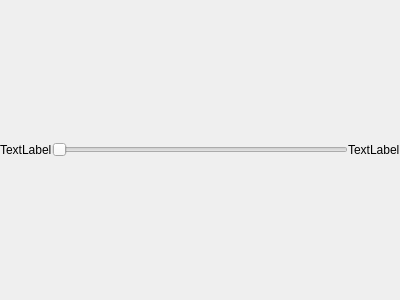
<?xml version="1.0" encoding="UTF-8"?>
<ui version="4.0">
 <class>LabelSlider</class>
 <widget class="QWidget" name="LabelSlider">
  <property name="geometry">
   <rect>
    <x>0</x>
    <y>0</y>
    <width>400</width>
    <height>300</height>
   </rect>
  </property>
  <property name="windowTitle">
   <string>Form</string>
  </property>
  <layout class="QHBoxLayout" name="horizontalLayout">
   <property name="spacing">
    <number>0</number>
   </property>
   <property name="leftMargin">
    <number>0</number>
   </property>
   <property name="topMargin">
    <number>0</number>
   </property>
   <property name="rightMargin">
    <number>0</number>
   </property>
   <property name="bottomMargin">
    <number>0</number>
   </property>
   <item>
    <widget class="QLabel" name="labelInfo">
     <property name="text">
      <string>TextLabel</string>
     </property>
    </widget>
   </item>
   <item>
    <widget class="QSlider" name="horizontalSlider">
     <property name="orientation">
      <enum>Qt::Horizontal</enum>
     </property>
    </widget>
   </item>
   <item>
    <widget class="QLabel" name="labelPercent">
     <property name="text">
      <string>TextLabel</string>
     </property>
    </widget>
   </item>
  </layout>
 </widget>
 <resources/>
 <connections/>
</ui>
